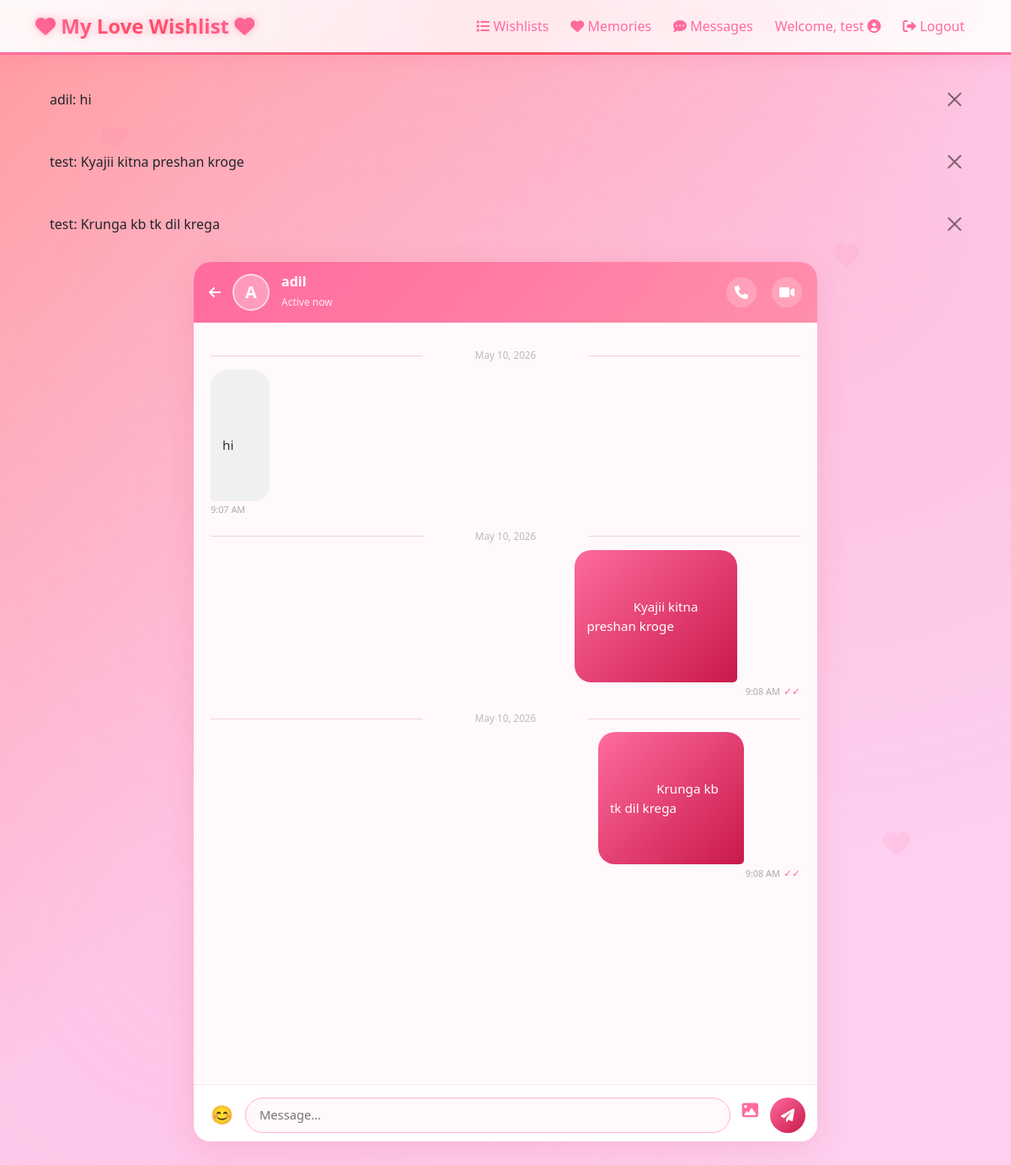
Screenshot of /chat/room/1/ (signed in) with the database file from the repository.
### chat/models.py (models this page shows)
class Message(models.Model):
    room = models.ForeignKey(Room, on_delete=models.CASCADE, related_name='messages')
    sender = models.ForeignKey(User, on_delete=models.CASCADE, related_name='sent_messages')
    content = models.TextField(blank=True)
    image = models.ImageField(upload_to='chat_images/', blank=True, null=True)
    timestamp = models.DateTimeField(auto_now_add=True)
    is_read = models.BooleanField(default=False)
    class Meta:
        ordering = ['timestamp']
    def __str__(self):
        return f"{self.sender.username}: {self.content[:40]}"

### chat/views.py (the view)
# urls.py: path('room/<int:room_id>/', views.room, name='chat_room'),
@login_required
def room(request, room_id):
    chat_room = get_object_or_404(Room, id=room_id)
    if not chat_room.participants.filter(id=request.user.id).exists():
        return redirect('chat_inbox')
    other_user = chat_room.get_other_user(request.user)
    messages_qs = chat_room.messages.select_related('sender').all()
    chat_room.messages.filter(is_read=False).exclude(sender=request.user).update(is_read=True)
    return render(request, 'chat/room.html', {
        'room': chat_room,
        'other_user': other_user,
        'messages': messages_qs,
        'current_user': request.user,
    })

### chat/models.py (called while the page is built)
    def get_other_user(self, user):
        return self.participants.exclude(id=user.id).first()

### chat/templates/chat/room.html (shortened to what this page needs)
{% extends 'wishlistapp/base.html' %}
{% load static %}
{% block content %}
<div class="chat-wrapper">
  <div class="chat-header">
    <a href="{% url 'chat_inbox' %}"><i class="fas fa-arrow-left"></i></a>
    <div class="chat-avatar">{{ other_user.username|first|upper }}</div>
    <div class="chat-header-info">
      <h6>{{ other_user.username }}</h6>
      <small id="onlineStatus">Active now</small>
    </div>
    <div class="header-actions">
      <button class="header-icon-btn" onclick="startCall('audio')" title="Voice call">
        <i class="fas fa-phone"></i>
      </button>
      <button class="header-icon-btn" onclick="startCall('video')" title="Video call">
        <i class="fas fa-video"></i>
      </button>
    </div>
  </div>
  <div class="messages-area" id="messagesArea">
    {% with prev_date="" %}
    {% for msg in messages %}
      {% if msg.timestamp|date:"Y-m-d" != prev_date %}
        <div class="date-sep">{{ msg.timestamp|date:"N j, Y" }}</div>
      {% endif %}
      <div class="msg-row {% if msg.sender == current_user %}sent{% else %}received{% endif %}"
           id="msg-{{ msg.id }}">
        <div>
          <div class="bubble {% if msg.sender == current_user %}sent{% else %}received{% endif %}">
            {% if msg.image %}
              <img src="{{ msg.image.url }}" alt="Photo" onclick="openImgModal(this.src)">
            {% else %}
              {{ msg.content }}
            {% endif %}
          </div>
          <div class="msg-meta">
            <span>{{ msg.timestamp|date:"g:i A" }}</span>
            {% if msg.sender == current_user %}
              <span class="seen-check {% if msg.is_read %}read{% endif %}">
                {% if msg.is_read %}✓✓{% else %}✓{% endif %}
              </span>
            {% endif %}
          </div>
        </div>
      </div>
    {% endfor %}
    {% endwith %}
  </div>
  <div class="input-bar">
    <button class="icon-btn emoji-btn" onclick="toggleEmoji()">😊</button>
    <textarea id="msgInput" placeholder="Message…" rows="1"
              onkeydown="handleKey(event)"
              oninput="autoResize(this); sendTyping(true)"></textarea>
    <label class="icon-btn" title="Send photo" style="margin-bottom:6px;">
      <i class="fas fa-image"></i>
    </label>
    <button class="send-btn" onclick="sendMessage()" title="Send">
      <i class="fas fa-paper-plane"></i>
    </button>
  </div>
</div>
{% endblock %}

### wishlistapp/templates/wishlistapp/base.html (shortened to what this page needs)
<!DOCTYPE html>
{% load static %}
<html lang="en">
<head>
    <link href="https://cdn.jsdelivr.net/npm/bootstrap@5.1.3/dist/css/bootstrap.min.css" rel="stylesheet">
    <link href="https://cdnjs.cloudflare.com/ajax/libs/font-awesome/6.0.0/css/all.min.css" rel="stylesheet">
    <link rel="stylesheet" href="{% static 'css/styles.css' %}">
</head>
<body>
    <div class="heart-bg"><i class="fas fa-heart"></i></div>
    <div class="heart-bg"><i class="fas fa-heart"></i></div>
    <div class="heart-bg"></div>
    <div class="heart-bg"><i class="fas fa-heart"></i></div>
    <div class="heart-bg"></div>
    <div class="heart-bg"></div>
    <div class="falling-heart">❤️</div>
    <div class="falling-heart">💖</div>
    <div class="falling-heart">💕</div>
    <div class="falling-heart">💓</div>
    <div class="falling-heart">💗</div>
    <div class="falling-heart">💘</div>
    <div class="falling-heart">💝</div>
    <div class="falling-heart">💞</div>
    <div class="falling-heart">💟</div>
    <div class="falling-heart">💖</div>
    <div class="falling-heart">💕</div>
    <div class="falling-heart">💓</div>
    <div class="falling-heart">💗</div>
    <div class="falling-heart">💘</div>
    <div class="falling-heart">💝</div>
    <div class="falling-heart">💞</div>
    <div class="falling-heart">💟</div>
    <div class="falling-heart">❤️</div>
    <div class="falling-heart">💖</div>
    <div class="falling-heart">💕</div>
    <div class="falling-heart">💓</div>
    <div class="falling-heart">💗</div>
    <div class="falling-heart">💘</div>
    <div class="falling-heart">💝</div>
    <div class="falling-heart">💞</div>
    <div class="falling-heart">💟</div>
    <nav class="navbar navbar-expand-lg navbar-light">
        <div class="container">
            <a class="navbar-brand" href="{% url 'wishlist_list' %}">
                <i class="fas fa-heart heart"></i> My Love Wishlist <i class="fas fa-heart heart"></i>
            </a>
            <div class="collapse navbar-collapse" id="navbarNav">
                <ul class="navbar-nav ms-auto">
                    <li class="nav-item">
                        <a class="nav-link" href="{% url 'wishlist_list' %}">
                            <i class="fas fa-list"></i> Wishlists
                        </a>
                    </li>
                    <li class="nav-item">
                        <a class="nav-link" href="{% url 'memory_list' %}">
                            <i class="fas fa-heart"></i> Memories
                        </a>
                    </li>
                    {% if user.is_authenticated %}
                    <li class="nav-item">
                        <a class="nav-link position-relative" href="{% url 'chat_inbox' %}">
                            <i class="fas fa-comment-dots"></i> Messages
                        </a>
                    </li>
                    {% endif %}
                    {% if user.is_authenticated %}
                        <li class="nav-item">
                            <span class="nav-link">Welcome, {{ user.username }} <i class="fas fa-user-circle"></i>
                                {% if user.is_superuser %}<span class="badge bg-danger ms-1">Admin</span>{% endif %}</span>
                        </li>
                        <li class="nav-item">
                            <a class="nav-link" href="{% url 'logout' %}">
                                <i class="fas fa-sign-out-alt"></i> Logout
                            </a>
                        </li>
                    {% endif %}
                </ul>
            </div>
        </div>
    </nav>
    <div class="container mt-4">
        {% if messages %}
            {% for message in messages %}
                <div class="alert alert-{{ message.tags }} alert-dismissible fade show" role="alert">
                    {{ message }}
                    <button type="button" class="btn-close" data-bs-dismiss="alert"></button>
                </div>
            {% endfor %}
        {% endif %}
        {% block content %}{% endblock %}
    </div>
    <footer class="footer"></footer>
</html>

### static/css/styles.css (style rules this page uses)
body { background: linear-gradient(135deg, #ff9a9e 0%, #fecfef 50%, #fecfef 100%); font-family: 'Segoe UI', Tahoma, Geneva, Verdana, sans-serif; position: relative; overflow-x: hidden; }
body::before { content: ''; position: fixed; top: 0; left: 0; width: 100%; height: 100%; background-image: radial-gradient(circle at 20% 80%, rgba(255, 107, 157, 0.1) 0%, transparent 50%), radial-gradient(circle at 80% 20%, rgba(255, 71, 87, 0.1) 0%, transparent 50%), radial-gradient(circle at 40% 40%, rgba(255, 107, 157, 0.05) 0%, transparent 50%); pointer-events: none; z-index: -1; }
.heart-bg { position: fixed; font-size: 2rem; color: rgba(255, 107, 157, 0.1); pointer-events: none; z-index: -1; animation: float 6s ease-in-out infinite; }
.heart-bg:nth-child(1) { top: 10%; left: 10%; animation-delay: 0s; }
.heart-bg:nth-child(2) { top: 20%; right: 15%; animation-delay: 1s; }
.heart-bg:nth-child(3) { top: 60%; left: 20%; animation-delay: 2s; }
.heart-bg:nth-child(4) { top: 70%; right: 10%; animation-delay: 3s; }
.heart-bg:nth-child(5) { top: 40%; left: 70%; animation-delay: 4s; }
.heart-bg:nth-child(6) { top: 80%; right: 70%; animation-delay: 5s; }
.falling-heart { position: fixed; font-size: 2rem; color: #ff4757; pointer-events: none; z-index: -2; animation: fall 10s linear infinite; opacity: 0.7; }
.falling-heart:nth-child(10) { font-size: 1.7rem; animation: fall 10s linear infinite, pulse 2s ease-in-out infinite; }
.falling-heart:nth-child(15) { font-size: 2.5rem; animation: fall 10s linear infinite, pulse 2s ease-in-out infinite; }
.falling-heart:nth-child(20) { font-size: 2.4rem; animation: fall 10s linear infinite, pulse 2s ease-in-out infinite; }
.falling-heart:nth-child(25) { font-size: 2.1rem; animation: fall 10s linear infinite, pulse 2s ease-in-out infinite; }
.falling-heart:nth-child(30) { font-size: 1.8rem; animation: fall 10s linear infinite, pulse 2s ease-in-out infinite; }
.navbar { background: linear-gradient(135deg, rgba(255, 255, 255, 0.95) 0%, rgba(255, 235, 239, 0.95) 50%, rgba(255, 255, 255, 0.95) 100%); backdrop-filter: blur(15px); border-bottom: 3px solid transparent; border-image: linear-gradient(90deg, #ff6b9d, #ff4757, #ff6b9d) 1; box-shadow: 0 4px 20px rgba(255, 107, 157, 0.2); animation: navbarGlow 3s ease-in-out infinite alternate; }
.navbar-brand { color: #ff6b9d !important; font-weight: bold; font-size: 1.5rem; text-shadow: 0 0 10px rgba(255, 107, 157, 0.5); animation: brandPulse 2s ease-in-out infinite; background: linear-gradient(45deg, #ff6b9d, #ff4757, #ff6b9d); -webkit-background-clip: text; -webkit-text-fill-color: transparent; background-clip: text; }
.navbar-nav .nav-link { color: #ff6b9d !important; font-weight: 500; transition: all 0.3s ease; position: relative; border-radius: 20px; padding: 8px 15px; margin: 0 5px; }
.navbar-nav .nav-link::after { content: ''; position: absolute; bottom: -5px; left: 50%; width: 0; height: 2px; background: linear-gradient(90deg, #ff6b9d, #ff4757); transition: all 0.3s ease; transform: translateX(-50%); }
.heart { color: #ff4757; }
.footer { text-align: center; padding: 20px; color: #666; }

### rows the page displays
Message: sender+content "adil: hi", timestamp "May 10, 2026", content "hi", timestamp "9:07 AM"
Message: sender+content "test: Kyajii kitna preshan kroge", timestamp "May 10, 2026", content "Kyajii kitna preshan kroge", timestamp "9:08 AM"
Message: sender+content "test: Krunga kb tk dil krega", timestamp "May 10, 2026", content "Krunga kb tk dil krega", timestamp "9:08 AM"

### other values shown
{{ user.username }} "test"
{{ other_user.username|first|upper }} "A"
{{ other_user.username }} "adil"
